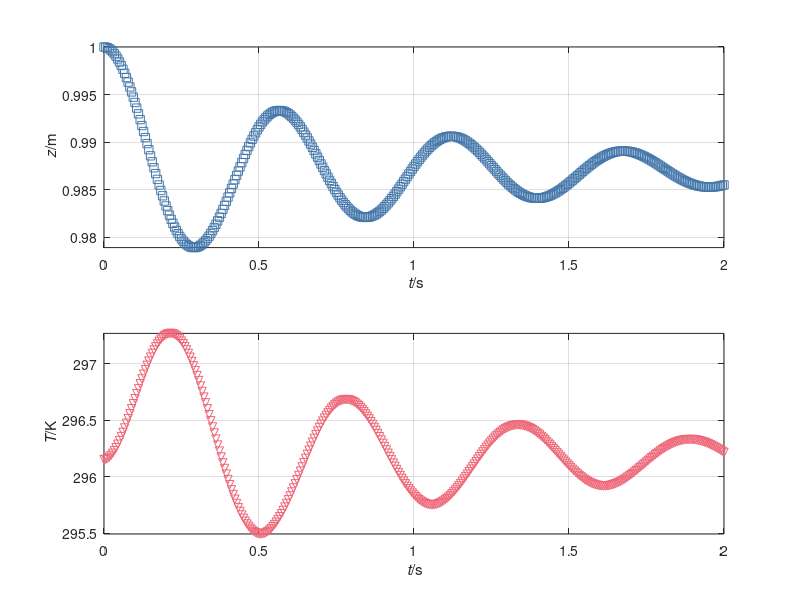

Reproduce this figure in MATLAB.
%%% Simulation of ideal gas & mass piston in 1D
%% Coordinates (t, z)

%% Constants
R = 8.31446261815;  % J/(K*mol): molar gas constant
g = 9.8;            % N/kg: gravitational acceleration
C = 20;             % J/(K*mol): molar heat capacity
mu = 4e-5;          % N*s/m^2: gas viscosity
h = 8e3;            % J/(K*m^2): heat-transfer coefficient
N = 0.04;           % mol: amount of ideal gas
A = 0.03^2;         % m^2: area of piston
m = 1;              % kg: mass of piston

%% Initial conditions. State: (z, v, T)
t = 0;            % s: initial time
z = 1;            % m: initial position of piston
v = 0;            % m/s: initial velocity of piston
T = 273.15 + 23;  % K: initial temperature of gas

%% Boundary conditions
Gpis = -m * g;       % N: gravity supply of momentum to piston
Fatm = -1e5 * A;     % N: force on piston by atmosphere
Tenv = 273.15 + 23;  % K: temperature of environment
                     % other fluxes are zero

%% Time-iteration parameters
t1 = 2;       % s: final time
dt = 0.0001;  % s: time step %@

%% Plotting
dtplot = t1/360;  % time interval between plots
tplot = dtplot;   % time for next plot
figure
subplot(2, 1, 1); plot(t, z, 's', 'color', '#4477AA')
xlabel('{\it t}/s'); ylabel('{\it z}/m')
axis('tight'); xlim([0, t1]); grid on; hold on
subplot(2, 1, 2); plot(t, T, 'v', 'color', '#EE6677')
xlabel('{\it t}/s'); ylabel('{\it T}/K')
axis('tight'); xlim([0, t1]); grid on; hold on %@

%% Numerical time integration
while t < t1
  %% constitutive relations
  Fgas = -(R * N * T / z -  mu * A * v / z);
  Fpis = -Fgas + Fatm;
  Ppis = m * v;
  Phibot = A * h * (Tenv - T);
  Phitop = Fgas * v;
  Phi = Phibot + Phitop;
  E = C * N * T;

  %% step forward in time with balance laws
  t = t + dt;
  Ppis = Ppis + (Fpis + Gpis) * dt;
  z = z + v * dt;
  E = E + Phi * dt;

  %% constitutive relations: calculate state
  T = E / (C * N);
  v = Ppis / m; %@

  %% plot
  if t > tplot
    subplot(2, 1, 1); plot(t, z, 's', 'color', '#4477AA')
    subplot(2, 1, 2); plot(t, T, 'v', 'color', '#EE6677')
    pause(0)
    tplot = tplot + dtplot;
  end %@
end
